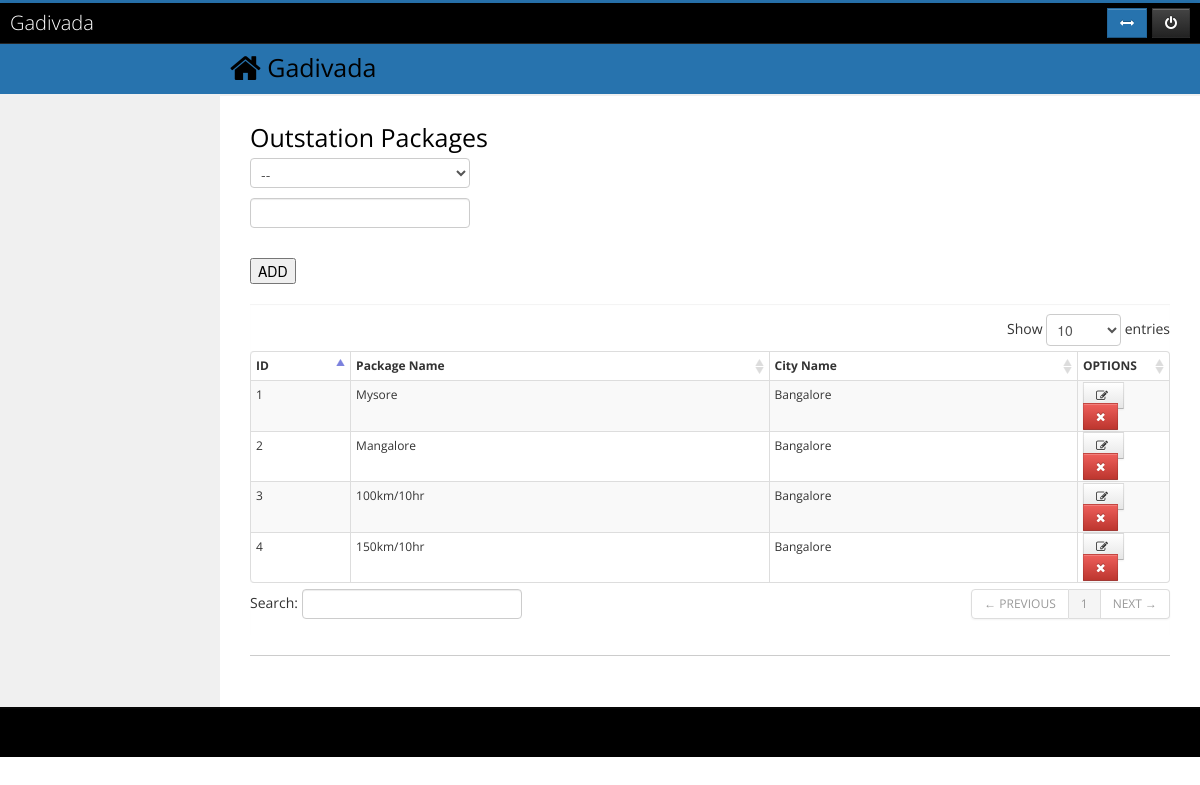
The app's page /index.php/admin_c/outstation_package, older data.
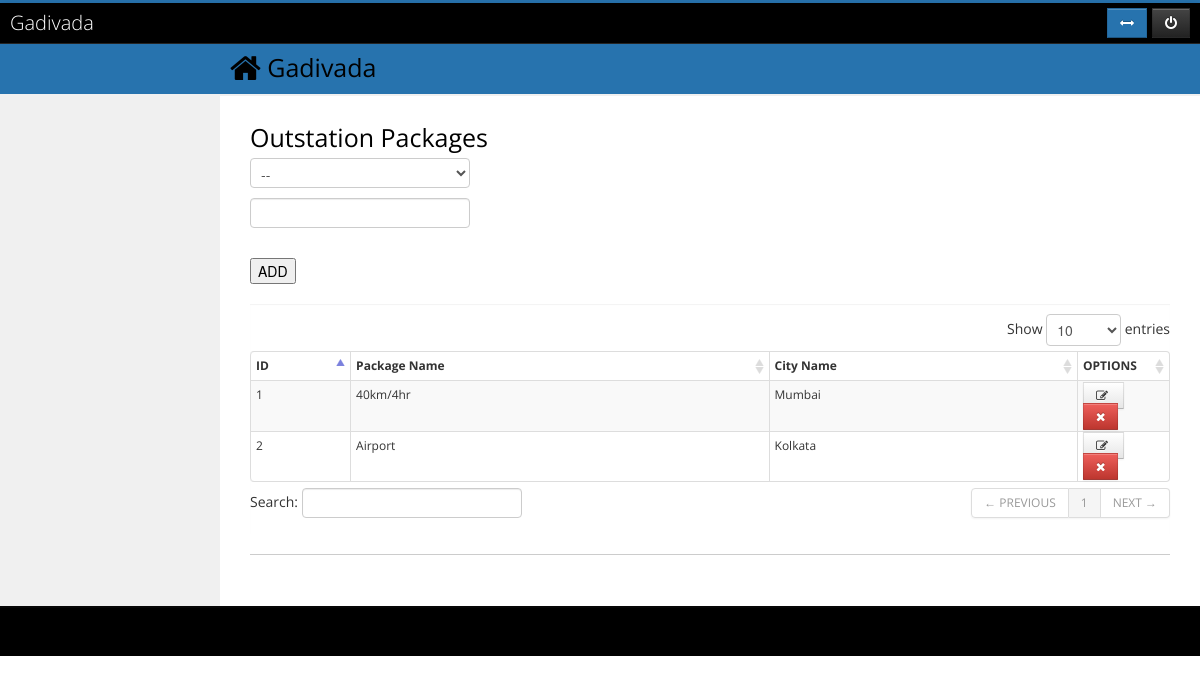
The same page, newer data.
### tables this page shows
CREATE TABLE IF NOT EXISTS `package_outstation` (
  `ID` int(11) NOT NULL AUTO_INCREMENT,
  `CITY_ID` int(11) NOT NULL,
  `OUTSTATION_NAME` varchar(100) DEFAULT NULL,
  PRIMARY KEY (`ID`),
  KEY `FK_PACKAGE_OUTSTATION.CITY_ID` (`CITY_ID`)
);

CREATE TABLE IF NOT EXISTS `city` (
  `ID` int(11) NOT NULL AUTO_INCREMENT,
  `CITY_NAME` varchar(100) DEFAULT NULL,
  PRIMARY KEY (`ID`)
);

### application/controllers/admin_c.php (called while the page is built, shortened)
<?php if ( ! defined('BASEPATH')) exit('No direct script access allowed');
class Admin_c extends CI_Controller {
	function __construct()
	{
		$this->load->model('admin_m');
		$this->load->model('city_m');
		$this->load->model('car_type_m');
		$this->load->model('area_m');
		$this->load->model('car_model_m');
		$this->load->model('features_m');
		$this->load->model('packages_m');
		$this->load->model('discounts_m');
		$this->load->model('pricing_m');
		$this->load->model('cancellation_m');
	}
	function outstation_package()
	{
		$data['outP']='active';
		$data['cities'] = $this->city_m->get_all_cities();
		$data['outstation'] = $this->packages_m->get_all_outstation_packages();
		$this->load->view('admin/outstation_package',$data);
	}
}
?>

### index.php (called while the page is built, shortened)
<?php
require_once BASEPATH.'core/CodeIgniter.php';

### application/models/city_m.php (called while the page is built, shortened)
<?php
Class City_m extends CI_Model{
	function get_all_cities($type='',$id=0)
	{
		$this->db->distinct('city');
		$this->db->select('*');
		$this->db->where('CITY_NAME !=','');
		$query=$this->db->get('city')->result();
		return $query;
	}
}
?>

### application/models/packages_m.php (called while the page is built, shortened)
<?php
Class Packages_m extends CI_Model{
	function get_all_outstation_packages($type='')
	{
			 $this->db->distinct();
		$query=$this->db->get()->result();
		return $query;
	}
}
?>

### application/views/admin/outstation_package.php (the view, shortened to what this page needs)
	<h2>Outstation Packages</h2>
	<?php
		$city = array();
		$city['']='--';
		foreach($cities as $c){
			$city[$c->ID]=$c->CITY_NAME;
		}
	?>
	<form name='packagesform' id='packagesform' method='post' action='<?php echo base_url()?>admin/packages/outstation'>
		<?php echo form_dropdown('city',$city);?><br>
		<input type='text' name='package' id='package'><br>
		<input type='hidden' name='packageid' id='packageid'><br>
		<input type='submit' name='submitpackage' id='submitpackage' value='ADD'>
	</form>
<div id="collapse4" class="body">
	<table id="dataTable" class="table table-bordered table-condensed table-hover table-striped">
		<thead>
			<tr>
				<th>ID</th>
				<th>Package Name</th>
				<th>City Name</th>
				<th width="10%">OPTIONS</th>
			</tr>
		</thead>
		<tbody>
			<?php $numbers = 1;
			foreach($outstation as $a)
			{
				echo '<tr>
				<td>'.$numbers.'</td>
				<td>'.$a->OUTSTATION_NAME.'</td>
				<td>'.$a->CITY_NAME.'</td>
				<td>
				<a href="javascript: editout('.$a->ID.')" class="ajax btn edit" alt="Edit">
				<i class="icon-edit"></i>
				</a>&nbsp;&nbsp;
				<a href="'.base_url().'ajax/delete_outstaion_package/'.$a->ID.'" class="delete_btn btn btn-danger remove" title="'.$a->OUTSTATION_NAME.'">
				<i class="icon-remove"></i>
				</a>
				</td>
				</tr>';
				$numbers ++ ;
			}  ?>
		</tbody>
	</table>
</div>

Row changes from the older to the newer data that the page shows:
removed package_outstation: OUTSTATION_NAME "100km/10hr", CITY_ID.CITY_NAME "Bangalore"
removed package_outstation: OUTSTATION_NAME "150km/10hr", CITY_ID.CITY_NAME "Bangalore"
changed package_outstation: OUTSTATION_NAME "Mysore" → "40km/4hr"; CITY_ID.CITY_NAME "Bangalore" → "Mumbai"
changed package_outstation: OUTSTATION_NAME "Mangalore" → "Airport"; CITY_ID.CITY_NAME "Bangalore" → "Kolkata"
